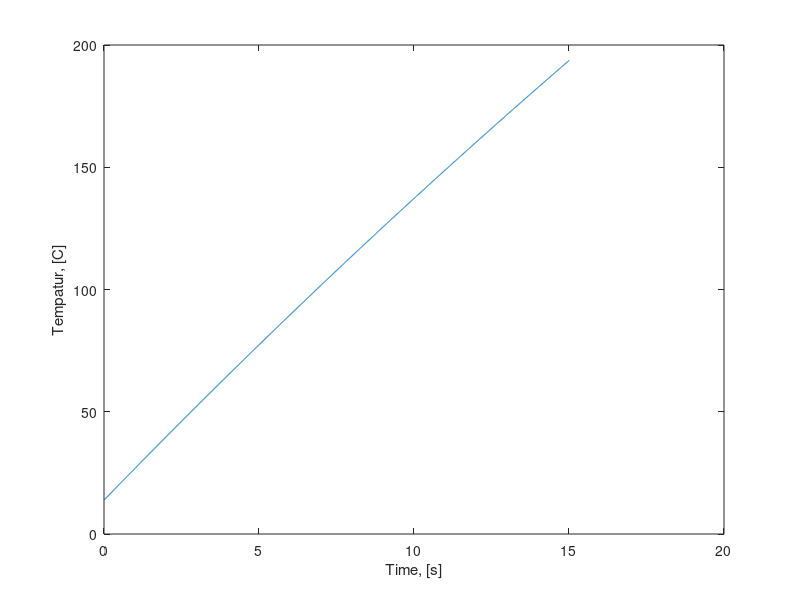

MATLAB code to generate this figure:
d = 1.2e-3; %m
D = 80e-3; %m
L = 12e-3;  %m
N=34;
A = N*pi*d^2/4;

W = 2.5;            %kg/s
rho = 907.8;      %kg/m3
visc = 0.0774e-3;   %Pa.s
cp = 2269.5;        %J/kg.K
k = 103e-3;        %W/m.K

delta_T_inj = 100;       %K

Re = W*d/(visc*A);
Pr = visc*cp/k;

h = k/d*0.023*Re^0.8*Pr^0.4;
disp(h)
q_sec = h*delta_T_inj;      %W/m²
q = q_sec*(N*pi*d*L+pi*D^2/4-N*pi*d^2/4);     %W
delta_T_nox = q/(cp*W);
disp(delta_T_nox)

%% Code of David

clc, clear all, close all

%This script is aimed to do a quasi-one-dimensional analysis of the
%temperature at the surface of the injector, it only takes in to 
%account the radiated heat from the combustion. But try?s to take 
%the heat that is convected in to the oxidaser, as a conservative 
%proxy for NOX air is used in these calculations and the air is 
%assumed to hold a constant temperature of 20 C.
%The combustion proses is assumed to be a spherical black body.

%Stefan-Blotzmann constant
sigma = 5.67*10^(-8);       %W/m^2 K^4

%Temperature
T_comb = 3450;              %K
T_nox = 278;             %K

%Time
burn_time = 15;             %s

%Injector
A = 0.06^(2)*pi;
m = 0.15;                   %kg
b = 0.01;                   %m

% %Contact conductance Aluminum/Air
% h = 3640;                   %W/m^2 K

%Thermal resistens
k_al = 237;                 %W/mK Al 2024-T6
k_air = 0.02514;            %W/mK Air

%Plolished Aluminum
alpha_al = 0.09;            %absorptivity
epsylon_al = 0.03;          %emissivity

% %Anodized Aluminum
% alpha_al = 0.14;          %absorptivity
% epsylon_al = 0.84;        %emissivity

%Secific heat
Cp_al = 900;                %J/kg*K

%Conductens calculations
W = 2.5;            %kg/s
rho = 907.8;      %kg/m3
visc = 2.98e-5;   %Pa.s
cp = 2269.5;        %J/kg.K
k = 103e-3;        %W/m.K
d = 1.2e-3; %m
D = 80e-3; %m
L = 12e-3;  %m
N=34;
Re = W*d/(visc*A);
Pr = 0.7309;
Nu = 0.664*Re^(1/2)*Pr^(1/3);

h_air = (k_air/b)*Nu;%En K

%Fuel grain is seen as a sphere radius 0.07 m and radius as a
%black body
r1 = 0.07;
r2 = r1 + 0.08;
G_comb = (r1^(2)*sigma*T_comb^(4))/(r2^(2));

%Initial conditions
T_plate = 287;
t = 0;
time_step = 0.01;
T = [287];
R_tot = (b/(k_al*A))+(1/(h_air*A));

while t <= burn_time
    q = alpha_al*G_comb-(epsylon_al*sigma*T_plate^(4));%W/m^2
    Q_conv = (T_plate-T_nox)/R_tot;
    Q = time_step*(q*A - Q_conv);                         %J
    dT = Q/(m*Cp_al);                          %Temperature increase
    T_plate = T_plate + dT;
    T = [T T_plate];
    t = t + time_step;
end


T_w_nox=T(15/time_step)-Q_conv*(b/(k_al*A))/time_step
-T_w_nox+T(end)
figure()
plot(0:time_step:burn_time+time_step, T-273.15)
ylabel("Tempatur, [C]")
xlabel("Time, [s]")


%%

k=200;
c=0.91e3;
rho=2700;
L=4e-3;

tau_alu=L^2*rho*c/k

k=60;
c=2.5e3;
rho=800;
L=11.9e-2;

tau_para=L^2*rho*c/k
